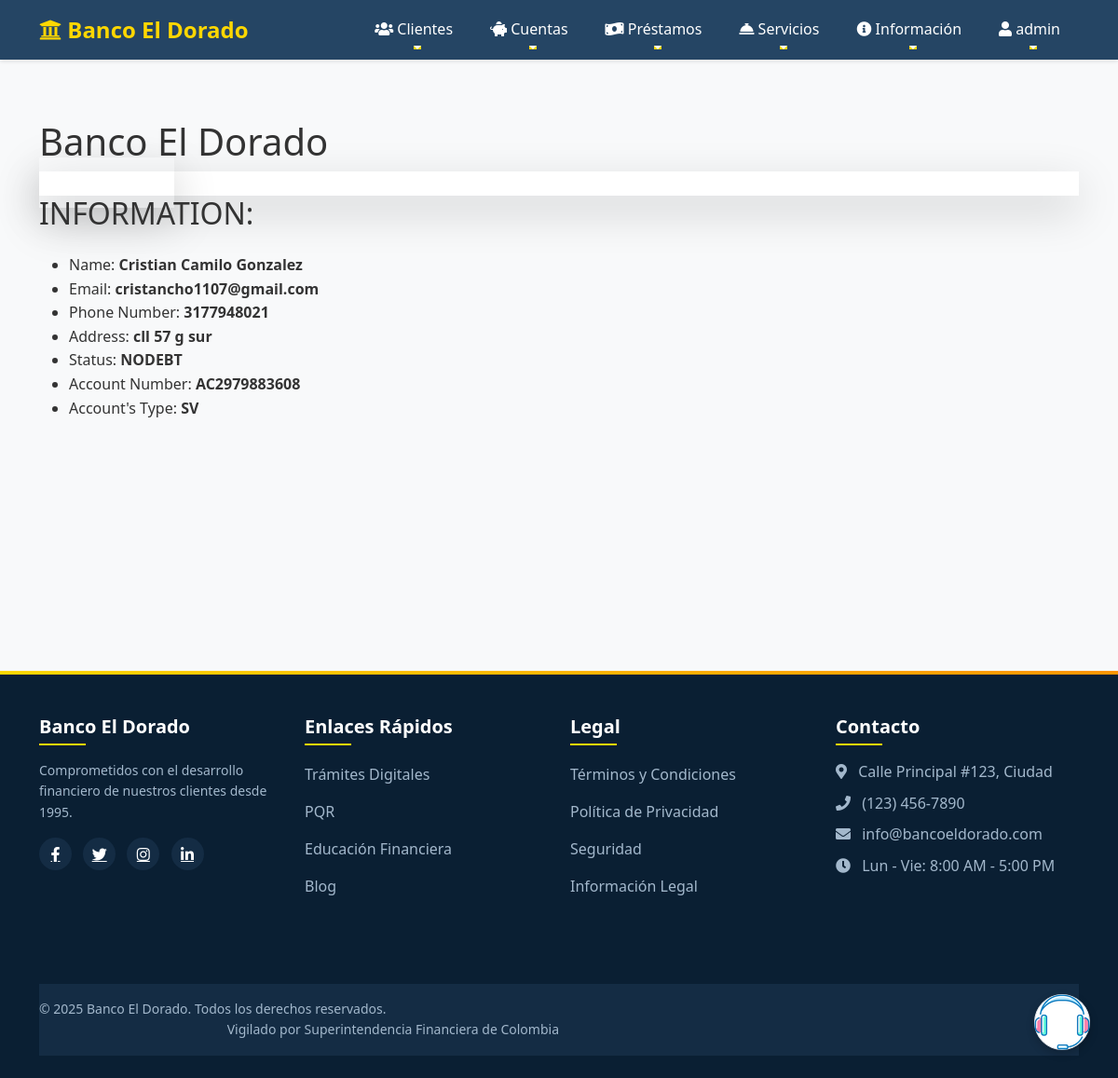
Screenshot of /21/ (signed in) with the database file from the repository.
### blog/models.py (models this page shows, shortened)
class Client(models.Model):
    class Status(models.TextChoices):
        OWE = 'O', 'OWE'
        NODEBT = 'ND', 'NODEBT'
    cardId = models.CharField(max_length= 10, null= True, blank = True)
    name = models.CharField(max_length=100)
    image = models.ImageField(upload_to='client_photos/', blank=True, null=True)
    imageSave = models.ImageField(upload_to='client_photos/', blank=True, null=True)
    email = models.EmailField()
    phone_number = models.CharField(max_length=15)
    address = models.CharField(max_length=200)
    created_at = models.DateTimeField(auto_now_add=True)
    updated_at = models.DateTimeField(auto_now=True)
    status = models.CharField(max_length=2,
                              choices=Status.choices,
                              default=Status.NODEBT)  # Estado del cliente por defecto en 'OWE' (deuda)
    class Meta:
        ordering = ['-created_at']
        indexes = [
            models.Index(fields=['-created_at']),
        ]
    def get_account_number(self):
        try:
            return self.account.numberAccount
        except Account.DoesNotExist:
            return 'No Account'
    def get_type(self):
        try:
            return self.account.account_type
        except Account.DoesNotExist:
            return 'NOT TYPE'

class Account(models.Model):
    class Status(models.TextChoices):
        ACTIVE = 'ACT', 'Active'
        INACTIVE = 'INV', 'Inactive'
        REPORTED = 'RP', 'Reported'
    class AccountType(models.TextChoices):
        SAVINGS = 'SV', 'Savings'
        CHECKING = 'CK', 'Checking'
    client = models.OneToOneField("Client", on_delete=models.CASCADE, related_name='account')
    numberAccount = models.CharField(max_length=20, unique=True, editable=False)
    created = models.DateTimeField(auto_now_add=True)
    updated = models.DateTimeField(auto_now=True)
    status = models.CharField(max_length=3, choices=Status.choices, default=Status.ACTIVE)
    account_type = models.CharField(max_length=2, choices=AccountType.choices, default=AccountType.SAVINGS)
    debit_card_number = models.CharField(max_length=16, unique=True, null=True, blank=True, editable=False)
    debit_expiration_date = models.DateField(null=True, blank=True, editable=False)
    debit_cvv = models.CharField(max_length=3, null=True, blank=True, editable=False)
    credit_card_number = models.CharField(max_length=16, unique=True, null=True, blank=True, editable=False)
    credit_expiration_date = models.DateField(null=True, blank=True, editable=False)
    credit_cvv = models.CharField(max_length=3, null=True, blank=True, editable=False)
    class Meta:
        ordering = ['-created']
        indexes = [
            models.Index(fields=['-created']),
        ]

### blog/views.py (the view)
# urls.py: path('<int:id>/', views.client_detail, name='client_detail'),
@login_required
def client_detail(request, id):
    try:
        client = Client.objects.get(id=id)
        if hasattr(client, 'account'):
            account_number = client.account.numberAccount  # Acceder al número de cuenta correctamente
            model = client.account.get_account_type_display
        else:
            account_number = 'No Account'  # Si no tiene una cuenta
    except Client.DoesNotExist:
        raise Http404("Client not found")
    loans = Loan.objects.filter(client=client)  # Obtener todos los préstamos del cliente
    total_debt = sum(loan.amount for loan in loans)
    context = {
        'client': client,
        'total_debt': total_debt,
        'loans': loans,
    }
    return render(request, 'client/client_detail.html', {'client': client, 'account_number': account_number, 'model': model,})

### blog/templates/client/client_detail.html (shortened to what this page needs)
{% extends "base.html" %}
{% load static %}
{% block content %}
<h1 class="text-3xl font-bold text-gray-800 mb-6">Banco El Dorado</h1>
<div id="content" class="flex justify-center py-10">
   <div class="client-detail-container bg-white rounded-lg shadow-lg p-8 max-w-3xl w-full flex flex-col lg:flex-row gap-8">
      <a href="/send-email" class="relative inline-block px-6 py-3 font-semibold text-white transition duration-300 ease-out transform bg-gradient-to-r from-blue-600 to-blue-800 rounded-lg shadow-lg hover:shadow-2xl hover:scale-105 focus:outline-none focus:ring-2 focus:ring-offset-2 focus:ring-blue-600">
         <span class="relative z-10">Contactar al cliente</span>
      </a>
   </div>
</div>
<div class="client-info flex-1">
   <h2 class="text-xl font-semibold text-gray-700 mb-4">INFORMATION:</h2>
   <ul class="space-y-2">
      <li><span class="font-medium text-gray-600">Name:</span> <strong class="text-gray-800">{{ client.name }}</strong></li>
      <li><span class="font-medium text-gray-600">Email:</span> <strong class="text-gray-800">{{ client.email }}</strong></li>
      <li><span class="font-medium text-gray-600">Phone Number:</span> <strong class="text-gray-800">{{ client.phone_number }}</strong></li>
      <li><span class="font-medium text-gray-600">Address:</span> <strong class="text-gray-800">{{ client.address }}</strong></li>
      <li><span class="font-medium text-gray-600">Status:</span> <strong class="text-gray-800">{{ client.get_status_display }}</strong></li>
      <li><span class="font-medium text-gray-600">Account Number:</span> <strong class="text-gray-800">{{ client.get_account_number }}</strong></li>
      <li><span class="font-medium text-gray-600">Account's Type:</span> <strong class="text-gray-800">{{ client.get_type }}</strong></li>
   </ul>
</div>
{% endblock %}

### blog/templates/base.html (shortened to what this page needs)
{% load static %}
<!DOCTYPE html>
<html lang="es">
<head>
    <link href="https://cdn.jsdelivr.net/npm/bootstrap@5.1.3/dist/css/bootstrap.min.css" rel="stylesheet">
    <link rel="stylesheet" href="https://cdnjs.cloudflare.com/ajax/libs/font-awesome/5.15.4/css/all.min.css">
    <link rel="stylesheet" href="https://cdnjs.cloudflare.com/ajax/libs/aos/2.3.4/aos.css" />
</head>
<body>
    <nav class="navbar navbar-expand-lg navbar-dark fixed-top">
        <div class="container">
            <a class="navbar-brand" href="{% url 'blog:home' %}">
                <i class="fas fa-university"></i> Banco El Dorado
            </a>
            <div class="collapse navbar-collapse" id="navbarNav">
                <ul class="navbar-nav ms-auto">
                    {% if user.is_authenticated %}
                        <li class="nav-item dropdown">
                            <a class="nav-link dropdown-toggle" href="#" id="clientesDropdown" role="button" data-bs-toggle="dropdown">
                                <i class="fas fa-users"></i> Clientes
                            </a>
                        </li>
                        <li class="nav-item dropdown">
                            <a class="nav-link dropdown-toggle" href="#" id="cuentasDropdown" role="button" data-bs-toggle="dropdown">
                                <i class="fas fa-piggy-bank"></i> Cuentas
                            </a>
                        </li>
                        <li class="nav-item dropdown">
                            <a class="nav-link dropdown-toggle" href="#" id="prestamosDropdown" role="button" data-bs-toggle="dropdown">
                                <i class="fas fa-money-bill-wave"></i> Préstamos
                            </a>
                        </li>
                        <li class="nav-item dropdown">
                            <a class="nav-link dropdown-toggle" href="#" id="serviciosDropdown" role="button" data-bs-toggle="dropdown">
                                <i class="fas fa-concierge-bell"></i> Servicios
                            </a>
                        </li>
                        <li class="nav-item dropdown">
                            <a class="nav-link dropdown-toggle" href="#" id="infoDropdown" role="button" data-bs-toggle="dropdown">
                                <i class="fas fa-info-circle"></i> Información
                            </a>
                        </li>
                        <li class="nav-item dropdown">
                            <a class="nav-link dropdown-toggle" href="#" id="userDropdown" role="button" data-bs-toggle="dropdown">
                                <i class="fas fa-user"></i> {{ user.username }}
                            </a>
                        </li>
                    {% endif %}
                </ul>
            </div>
        </div>
    </nav>
    <div class="main-container">
        <div class="container">
            <div class="content-wrapper">
                {% block content %}{% endblock %}
            </div>
        </div>
    </div>
    <footer class="footer">
        <div class="container">
            <div class="row py-4">
                <div class="col-lg-3 col-md-6 mb-4 mb-lg-0">
                    <h5 class="text-white mb-3">Banco El Dorado</h5>
                    <p class="small text-white-50">
                        Comprometidos con el desarrollo financiero de nuestros clientes desde 1995.
                    </p>
                    <div class="social-links mt-3">
                        <a href="#" class="me-2 text-white" title="Facebook">
                            <i class="fab fa-facebook-f"></i>
                        </a>
                        <a href="#" class="me-2 text-white" title="Twitter">
                            <i class="fab fa-twitter"></i>
                        </a>
                        <a href="#" class="me-2 text-white" title="Instagram">
                            <i class="fab fa-instagram"></i>
                        </a>
                        <a href="#" class="me-2 text-white" title="LinkedIn">
                            <i class="fab fa-linkedin-in"></i>
                        </a>
                    </div>
                </div>
                <div class="col-lg-3 col-md-6 mb-4 mb-lg-0">
                    <h5 class="text-white mb-3">Enlaces Rápidos</h5>
                    <ul class="list-unstyled">
                        <li class="mb-2">
                            <a href="{% url 'blog:tramites' %}" class="text-white-50 text-decoration-none">Trámites Digitales</a>
                        </li>
                        <li class="mb-2">
                            <a href="{% url 'blog:pqr' %}" class="text-white-50 text-decoration-none">PQR</a>
                        </li>
                        <li class="mb-2">
                            <a href="{% url 'blog:educacion' %}" class="text-white-50 text-decoration-none">Educación Financiera</a>
                        </li>
                        <li class="mb-2">
                            <a href="{% url 'blog:blog' %}" class="text-white-50 text-decoration-none">Blog</a>
                        </li>
                    </ul>
                </div>
                <div class="col-lg-3 col-md-6 mb-4 mb-lg-0">
                    <h5 class="text-white mb-3">Legal</h5>
                    <ul class="list-unstyled">
                        <li class="mb-2">
                            <a href="#" class="text-white-50 text-decoration-none">Términos y Condiciones</a>
                        </li>
                        <li class="mb-2">
                            <a href="#" class="text-white-50 text-decoration-none">Política de Privacidad</a>
                        </li>
                        <li class="mb-2">
                            <a href="#" class="text-white-50 text-decoration-none">Seguridad</a>
                        </li>
                        <li class="mb-2">
                            <a href="#" class="text-white-50 text-decoration-none">Información Legal</a>
                        </li>
                    </ul>
                </div>
                <div class="col-lg-3 col-md-6 mb-4 mb-lg-0">
                    <h5 class="text-white mb-3">Contacto</h5>
                    <ul class="list-unstyled text-white-50">
                        <li class="mb-2">
                            <i class="fas fa-map-marker-alt me-2"></i> Calle Principal #123, Ciudad
                        </li>
                        <li class="mb-2">
                            <i class="fas fa-phone me-2"></i> (123) 456-7890
                        </li>
                        <li class="mb-2">
                            <i class="fas fa-envelope me-2"></i> info@bancoeldorado.com
                        </li>
                        <li class="mb-2">
                            <i class="fas fa-clock me-2"></i> Lun - Vie: 8:00 AM - 5:00 PM
                        </li>
                    </ul>
                </div>
            </div>
            <div class="bottom-footer mt-4">
                <div class="col-md-6 text-center text-md-start">
                    <p class="mb-0 text-white-50 small">
                        &copy; {% now "Y" %} Banco El Dorado. Todos los derechos reservados.
                    </p>
                </div>
                <div class="col-md-6 text-center text-md-end">
                    <p class="mb-0 text-white-50 small">
                        Vigilado por Superintendencia Financiera de Colombia
                    </p>
                </div>
            </div>
        </div>
    </footer>
    <div class="help-button">
        <a href="https://www.userlike.com/umc/#/inbox/81431049" target="_blank" rel="noopener noreferrer">
            <img src="{% static 'images/help.ico' %}" alt="Ayuda" class="w-10 h-10">
        </a>
    </div>
</body>
</html>

### blog/templates/base.html (style rules this page uses)
:root { --primary-color: #1a3b5c; --secondary-color: #ffd700; --accent-color: #ff6b6b; --text-color: #333; --light-bg: #f8f9fa; --dark-bg: #0a1f33; --transition-speed: 0.3s; --box-shadow: 0 4px 6px rgba(0, 0, 0, 0.1); --hover-transform: translateY(-3px); --spacing-unit: 1rem; --footer-bg: #0a1f33; --footer-secondary-bg: #142c44; --footer-text: #ffffff; --footer-text-muted: #a3b8cc; --footer-link-hover: #ffd700; }
body { font-family: 'Segoe UI', Tahoma, Geneva, Verdana, sans-serif; line-height: 1.6; color: var(--text-color); background-color: var(--light-bg); padding-top: 80px; }
.navbar { backdrop-filter: blur(10px); background-color: rgba(26, 59, 92, 0.95) !important; box-shadow: 0 2px 4px rgba(0,0,0,0.1); }
.navbar-brand { color: var(--secondary-color) !important; font-weight: bold; font-size: 1.5rem; }
.nav-link { color: white !important; padding: 0.5rem 1rem !important; margin: 0 0.25rem; transition: all 0.3s ease; position: relative; }
.nav-link::after { content: ''; position: absolute; bottom: 0; left: 50%; width: 0; height: 2px; background: var(--secondary-color); transition: all 0.3s ease; transform: translateX(-50%); }
.main-container { min-height: calc(100vh - 160px); padding: var(--spacing-unit) 0; }
.footer { background-color: var(--footer-bg); color: var(--footer-text); padding: 1.5rem 0; margin-top: auto; position: relative; overflow: hidden; }
.footer::before { content: ''; position: absolute; top: 0; left: 0; right: 0; height: 4px; background: linear-gradient(90deg, var(--secondary-color), #ff9500); }
.footer .text-white-50 { color: var(--footer-text-muted) !important; }
.footer h5 { color: var(--footer-text); font-weight: 600; margin-bottom: 1.5rem; position: relative; padding-bottom: 0.5rem; }
.footer h5::after { content: ''; position: absolute; left: 0; bottom: 0; width: 50px; height: 2px; background: var(--secondary-color); }
.footer .social-links a { display: inline-flex; align-items: center; justify-content: center; width: 35px; height: 35px; background-color: var(--footer-secondary-bg); border-radius: 50%; transition: all 0.3s ease; margin-right: 0.5rem; }
.footer ul li a { color: var(--footer-text-muted); transition: all 0.3s ease; display: inline-block; padding: 0.2rem 0; }
.footer .bottom-footer { background-color: var(--footer-secondary-bg); padding: 1rem 0; margin-top: 2rem; }
.footer .bottom-footer p { margin: 0; color: var(--footer-text-muted); }
.mb-4 { margin-bottom: 1.5rem !important; }
.mt-4 { margin-top: 1.5rem !important; }
.content-wrapper { padding: 2rem 0; }
a { transition: all 0.3s ease; }
.help-button { position: fixed; bottom: 30px; right: 30px; background: white; border: 1px solid #e5e7eb; color: var(--primary-color); width: 60px; height: 60px; border-radius: 50%; display: flex; align-items: center; justify-content: center; box-shadow: 0 4px 10px rgba(0,0,0,0.2); cursor: pointer; transition: all 0.3s ease; z-index: 1000; animation: pulse 2s infinite; }

### rows the page displays
Client: name "Cristian Camilo Gonzalez", email "cristancho1107@gmail.com", phone_number "3177948021", address "cll 57 g sur", status "NODEBT", get_account_number "AC2979883608", get_type "SV"

### other values shown
{{ user.username }} "admin"
